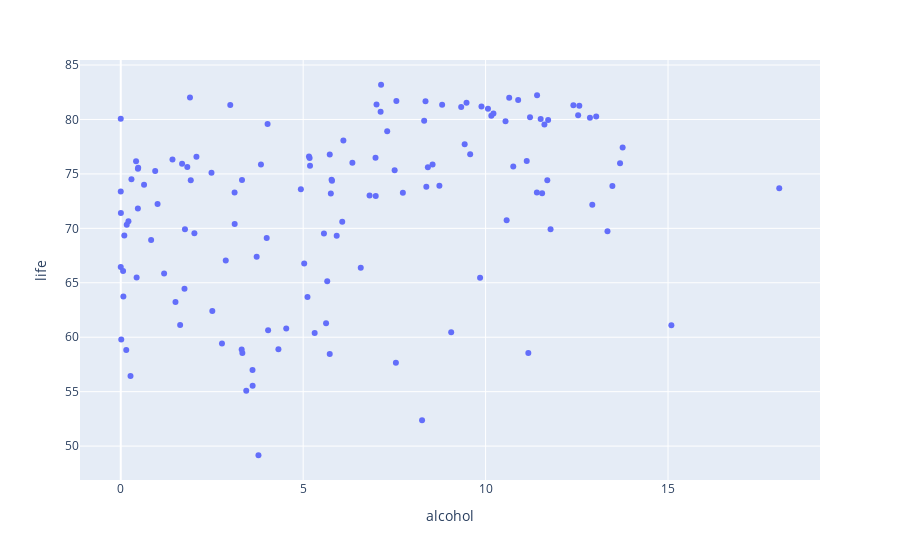

The code cell stored with this chart in its notebook:
### Code cell
# посмотрим на график распределения стран по двум переменным
fig = px.scatter(df, x='alcohol', y='life', hover_data = ['Country'])
fig.show()

### Figure 1 — Plotly figure (JSON) as saved in the notebook; plotly's stock layout.template omitted (floating-point values rounded to 4 significant figures; data arrays with more than 128 entries replaced by an {"elided": "..."} marker saying what was removed)
{"data": [{"customdata": {"elided": "132x1 str values"}, "hovertemplate": "alcohol=%{x}<br>life=%{y}<br>Country=%{customdata[0]}<extra></extra>", "legendgroup": "", "marker": {"color": "#636efa", "symbol": "circle"}, "mode": "markers", "name": "", "orientation": "v", "showlegend": false, "type": "scatter", "x": {"elided": "132 float values"}, "xaxis": "x", "y": {"elided": "132 float values"}, "yaxis": "y"}], "layout": {"legend": {"tracegroupgap": 0}, "margin": {"t": 60}, "xaxis": {"anchor": "y", "domain": [0, 1], "title": {"text": "alcohol"}}, "yaxis": {"anchor": "x", "domain": [0, 1], "title": {"text": "life"}}}}
